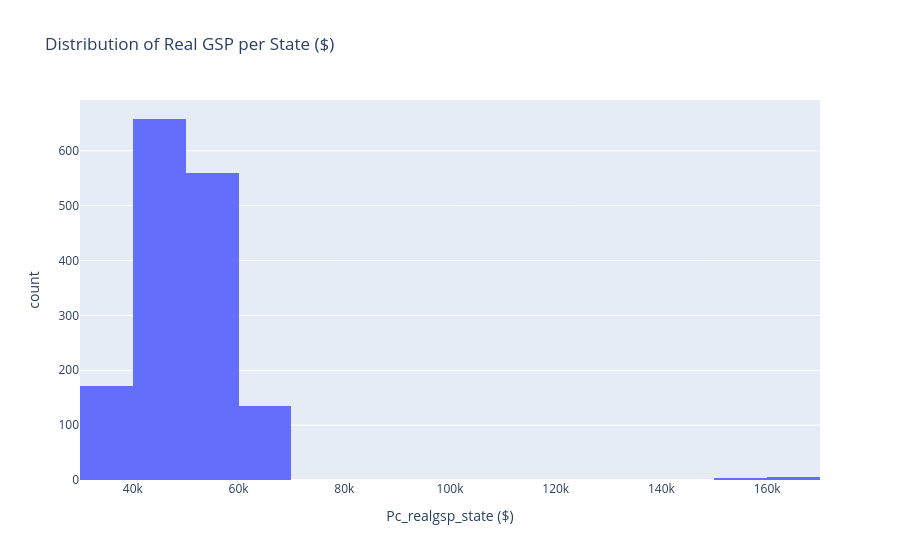

The code cell stored with this chart in its notebook:
### Markdown cell above
Through the histogram graph above, we can see that the outage duration have a right skew shape, shows most outage duration being fixed really fast.

Second, we can visualize the `Pc_realgsp_state` by histogram, to see the distribution of the real GSP per state, in dollar:

### Code cell
fig = px.histogram(
    cleaned_df,
    x="Pc_realgsp_state ($)",
    nbins=20,
    title="Distribution of Real GSP per State ($)",
)
fig.show()
# fig.write_html(
#     "/Users/wuyuming/Desktop/proj_4/proj04_page/graph/dist_of_real_GSP_per_state.html"
# )

### Figure 1 — Plotly figure (JSON) as saved in the notebook; plotly's stock layout.template omitted (floating-point values rounded to 4 significant figures; data arrays with more than 128 entries replaced by an {"elided": "..."} marker saying what was removed)
{"data": [{"alignmentgroup": "True", "bingroup": "x", "hovertemplate": "Pc_realgsp_state ($)=%{x}<br>count=%{y}<extra></extra>", "legendgroup": "", "marker": {"color": "#636efa", "pattern": {"shape": ""}}, "name": "", "nbinsx": 20, "offsetgroup": "", "orientation": "v", "showlegend": false, "type": "histogram", "x": {"elided": "1534 int values"}, "xaxis": "x", "yaxis": "y"}], "layout": {"barmode": "relative", "legend": {"tracegroupgap": 0}, "title": {"text": "Distribution of Real GSP per State ($)"}, "xaxis": {"anchor": "y", "domain": [0, 1], "title": {"text": "Pc_realgsp_state ($)"}}, "yaxis": {"anchor": "x", "domain": [0, 1], "title": {"text": "count"}}}}
